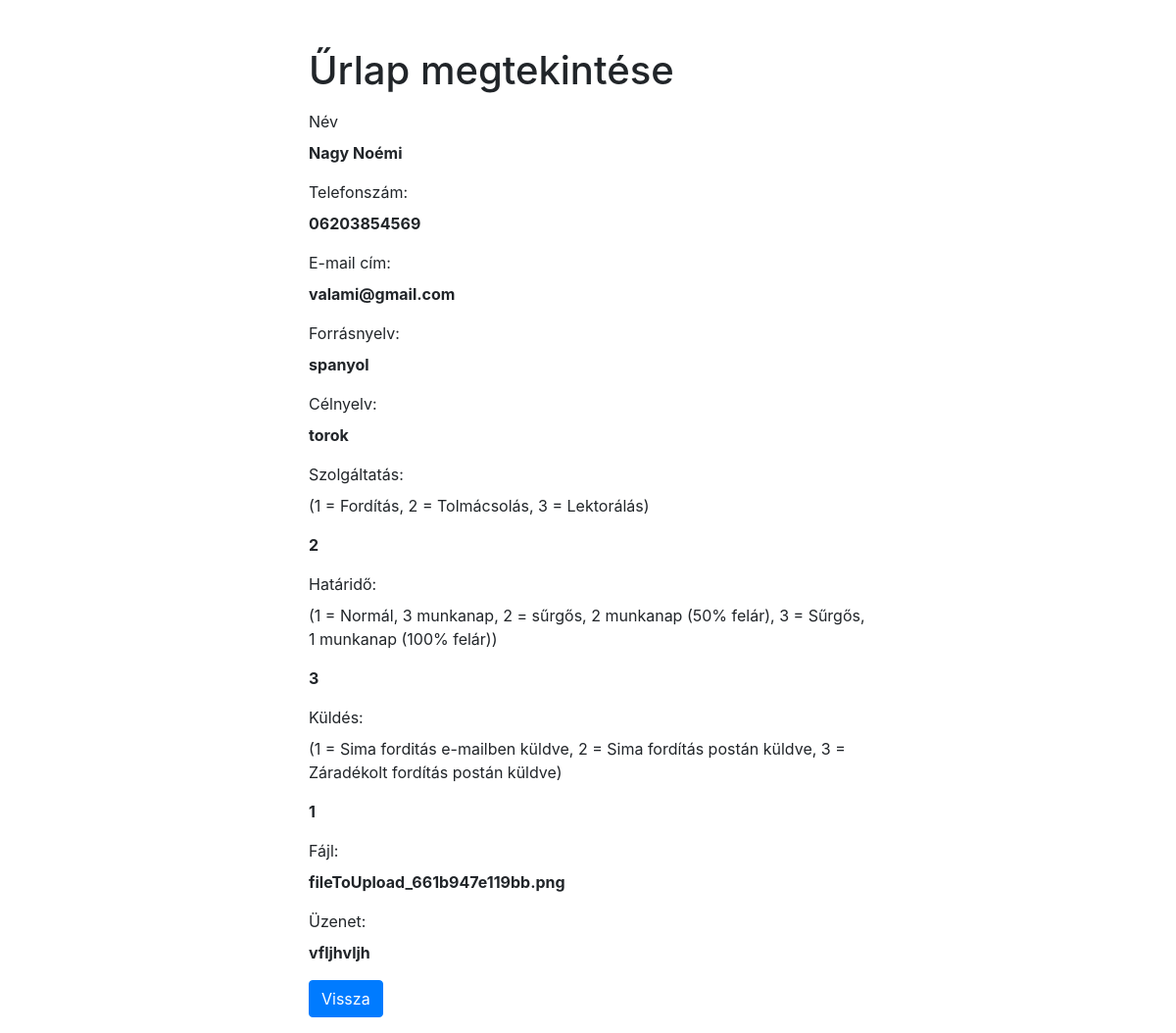
Screenshot of /admin/read_arajanlat.php?id=1 with the database file from the repository.
### tables this page shows
CREATE TABLE `arajanlat` (
  `id` int NOT NULL,
  `name` varchar(100) NOT NULL,
  `phone` varchar(20) NOT NULL,
  `email` varchar(100) NOT NULL,
  `language1` text NOT NULL,
  `language2` text NOT NULL,
  `szolgaltatas` text NOT NULL,
  `hatarido` text NOT NULL,
  `kuldes` text NOT NULL,
  `fileToUpload` text NOT NULL,
  `message` text NOT NULL,
  `created` timestamp NOT NULL
);

### admin/read_arajanlat.php (the view, shortened to what this page needs)
<?php
if(isset($_GET["id"]) && !empty(trim($_GET["id"]))){
    require_once "db_conn.php";
    $sql = "SELECT * FROM arajanlat WHERE id = ?";
    if($stmt = $conn->prepare($sql)) {
        $stmt->bind_param("i", $param_id);
        if($stmt->execute()) {
            $result = $stmt->get_result();
            if($result->num_rows == 1) {
                $row = $result->fetch_array(MYSQLI_ASSOC);
            } else{
                header("location: error.php");
                exit();
            }
        } else{
            print "Oops! Hiba történt, kérjük próbálja meg újra!";
        }
    }
} else{
    header("location: error.php");
    exit();
}
?>
<!DOCTYPE html>
<html lang="hu">
<head>
    <link rel="stylesheet" href="https://stackpath.bootstrapcdn.com/bootstrap/4.5.2/css/bootstrap.min.css">
</head>
<body>
    <div class="wrapper">
            <div class="container-fluid">
                <div class="row">
                    <div class="col-md-12">
                        <h1 class="mt-5 mb-3">Űrlap megtekintése</h1>
                        <div class="form-group">
                            <label>Név</label>
                            <p><b><?php print $row["name"]; ?></b></p>
                        </div>
                        <div class="form-group">
                            <label>Telefonszám:</label>
                            <p><b><?php print $row["phone"]; ?></b></p>
                        </div>
                        <div class="form-group">
                            <label>E-mail cím:</label>
                            <p><b><?php print $row["email"]; ?></b></p>
                        </div>
                        <div class="form-group">
                            <label>Forrásnyelv:</label>
                            <p><b><?php print $row["language1"]; ?></b></p>
                        </div>
                        <div class="form-group">
                            <label>Célnyelv:</label>
                            <p><b><?php print $row["language2"]; ?></b></p>
                        </div>
                        <div class="form-group">
                            <label>Szolgáltatás:</label>
                            <p>(1 = Fordítás, 2 = Tolmácsolás, 3 = Lektorálás)</p>
                            <p><b><?php print $row["szolgaltatas"]; ?></b></p>
                        </div>
                        <div class="form-group">
                            <label>Határidő:</label>
                            <p>(1 = Normál, 3 munkanap, 2 = sűrgős, 2 munkanap (50% felár), 3 = Sűrgős, 1 munkanap (100% felár))</p>
                            <p><b><?php print $row["hatarido"]; ?></b></p>
                        </div>
                        <div class="form-group">
                            <label>Küldés:</label>
                            <p>(1 = Sima forditás e-mailben küldve, 2 = Sima fordítás postán küldve, 3 = Záradékolt fordítás postán küldve)</p>
                            <p><b><?php print $row["kuldes"]; ?></b></p>
                        </div>
                        <div class="form-group">
                            <label>Fájl:</label>
                            <p><b><?php print $row["fileToUpload"]; ?></b></p>
                        </div>
                        <div class="form-group">
                            <label>Üzenet:</label>
                            <p><b><?php print $row["message"]; ?></b></p>
                        </div>
                        <p><a href="home.php" class="btn btn-primary">Vissza</a></p>
                    </div>
                </div>
            </div>
        </div>
</body>
</html>

### admin/read_arajanlat.php (style rules this page uses)
.wrapper { width: 600px; margin: 0 auto; }

### rows the page displays
arajanlat: name "Nagy Noémi", phone "06203854569", email "valami@gmail.com", language1 "spanyol", language2 "torok", szolgaltatas "2", hatarido "3", kuldes "1", fileToUpload "fileToUpload_661b947e119bb.png", message "vfljhvljh"
